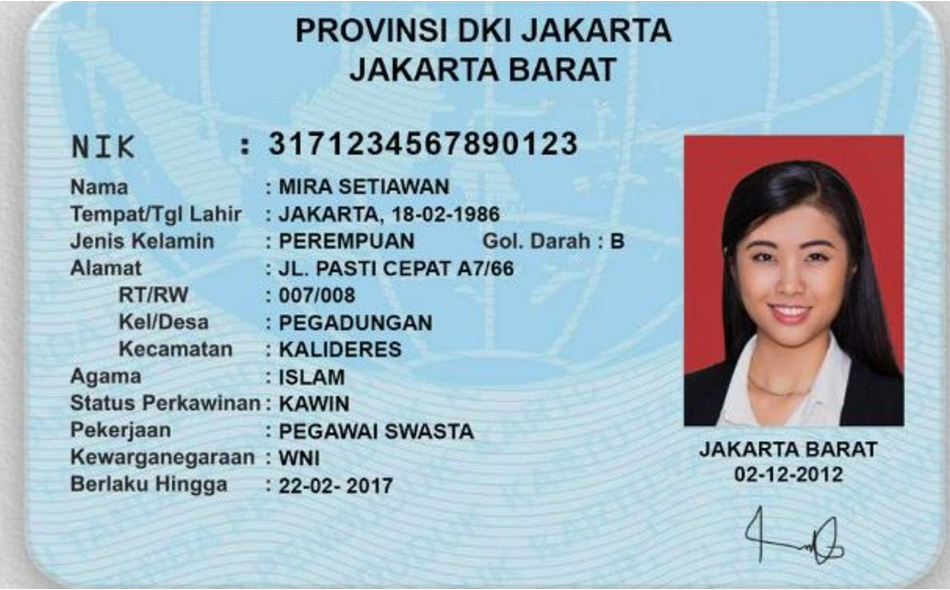
#> input picture testImages/image.png, 950 x 590 px
$ python -i autoRotate.py   (imports and definitions only)
#> lines starting #> are read from the running program, lines starting #| are printed output that depends on the picture; after the words box and inside, x2 and y2 are one past the last pixel; in counts of white or black regions, pixels touching at a corner belong together
import cv2
import numpy as np


def compare_white_pixels(image):
    """
    Returns True if the right half of the image
    has more white pixels than the left half.

    Parameters:
        image : np.ndarray
    """
    width = image.shape[1]
    left_region = image[:, : int(width / 2)]
    right_region = image[:, int(width / 2) :]

    left_white_pixels = np.sum(left_region == 255)
    right_white_pixels = np.sum(right_region == 255)

    return right_white_pixels > left_white_pixels


def rotate_if_necessary(image):
    """
    Resets an image that has been rotated 90°/180°/270°.
    If the image is in landscape but left has more white pixels, rotates 180°.

    Parameters:
        image : MatLike
    """
    # If the image is in landscape
    if image.shape[1] >= image.shape[0]:
        # Convert image to grayscale
        image_binary = cv2.cvtColor(image, cv2.COLOR_BGR2GRAY)

        # Apply Gaussian blur and then Otsu's thresholding
        image_binary = cv2.GaussianBlur(image_binary, (5, 5), 0)
        _, image_binary = cv2.threshold(
            image_binary, 0, 255, cv2.THRESH_BINARY_INV + cv2.THRESH_OTSU
        )

        # Rotate by 180° if the left half has more white pixels than the right half
        if not compare_white_pixels(image_binary):
            image = cv2.rotate(image, cv2.ROTATE_180)
    else:
        # If the image is in portrait, make it horizontal
        image = cv2.rotate(image, cv2.ROTATE_90_CLOCKWISE)

        # Convert image to grayscale
        image_binary = cv2.cvtColor(image, cv2.COLOR_BGR2GRAY)

        # Apply Gaussian blur and then Otsu's thresholding
        image_binary = cv2.GaussianBlur(image_binary, (5, 5), 0)
        _, image_binary = cv2.threshold(
            image_binary, 0, 255, cv2.THRESH_BINARY_INV + cv2.THRESH_OTSU
        )

        # Rotate by 180° if the left half has more white pixels than the right half
        if not compare_white_pixels(image_binary):
            image = cv2.rotate(image, cv2.ROTATE_180)

    return image

>>> import cv2
>>> picture = cv2.imread('../testImages/image.png')
#> picture is the input picture: shape (590, 950, 3); mean B, G, R 198.2, 186, 164.4
>>> result = rotate_if_necessary(picture)
#> in rotate_if_necessary, `image_binary = cv2.cvtColor(image, cv2.COLOR_BGR2GRAY)`:
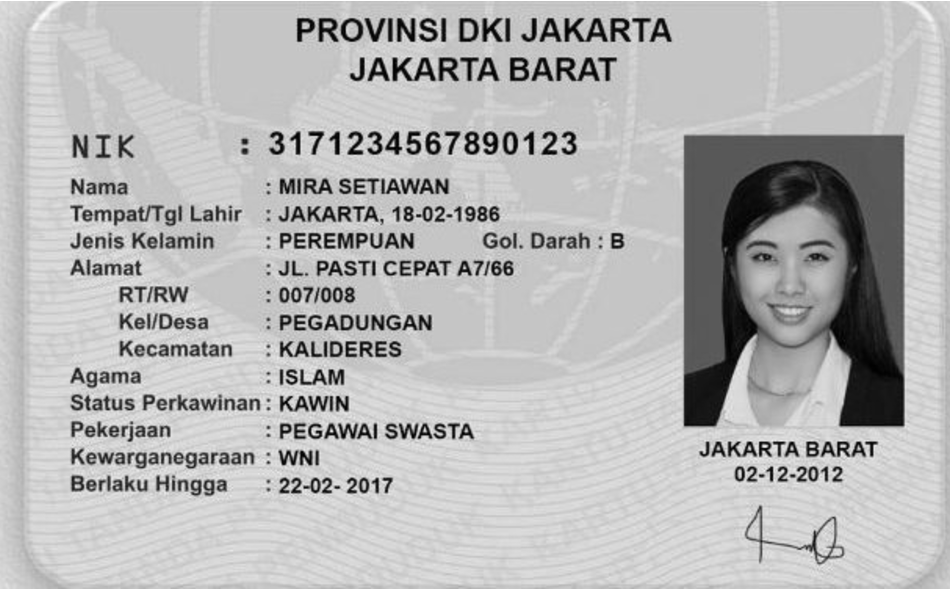
#> image_binary: shape (590, 950); min 0, max 255, mean 181
#> in rotate_if_necessary, `_, image_binary = cv2.threshold( image_binary, 0, 255, cv2.THRESH_BINA..`:
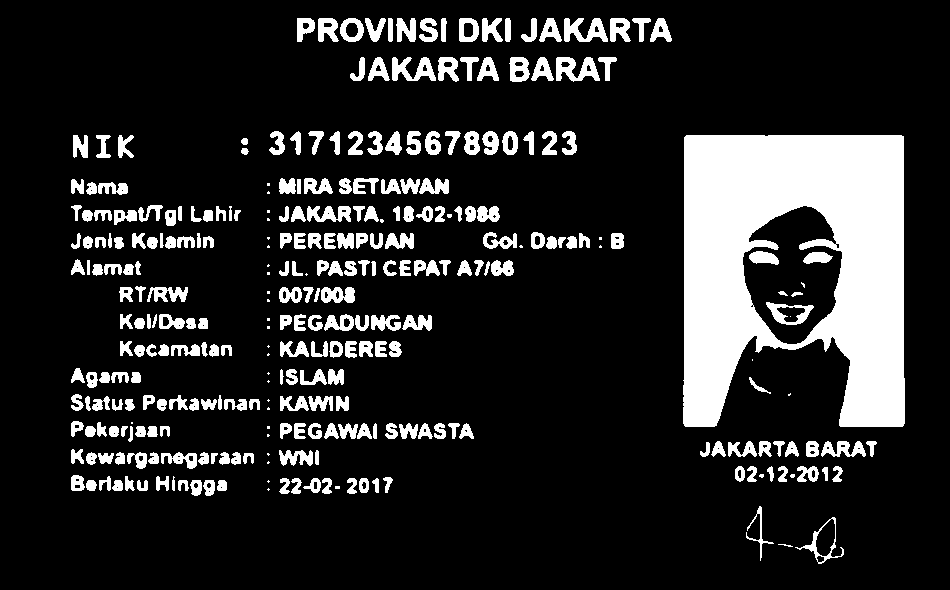
#> image_binary: shape (590, 950); 15.9% white; 312 white regions (38 under 20 px), largest, box (x1, y1, x2, y2) and area: (683, 135, 905, 427) 45602, (556, 57, 600, 82) 649, (564, 18, 608, 42) 625
#> in compare_white_pixels, `left_region = image[:, : int(width / 2)]`:
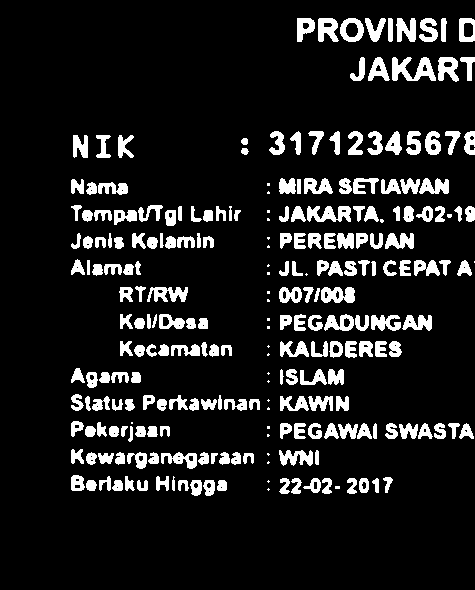
#> left_region: shape (590, 475); 11.5% white; 249 white regions (30 under 20 px), largest, box (x1, y1, x2, y2) and area: (392, 57, 436, 81) 602, (307, 206, 351, 222) 468, (321, 287, 355, 303) 410
#> in compare_white_pixels, `right_region = image[:, int(width / 2) :]`:
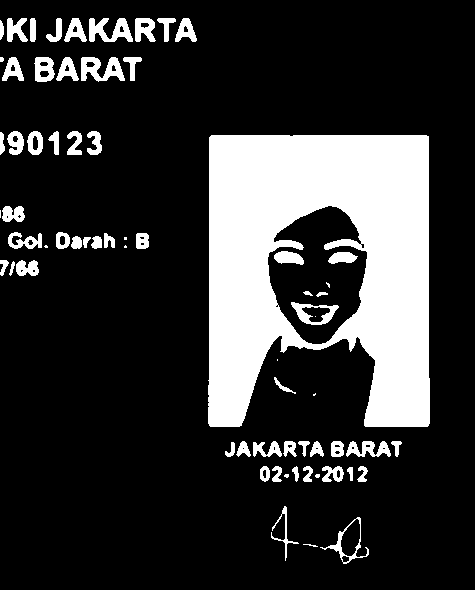
#> right_region: shape (590, 475); 20.3% white; 68 white regions (11 under 20 px), largest, box (x1, y1, x2, y2) and area: (208, 135, 430, 427) 45602, (81, 57, 125, 82) 649, (89, 18, 133, 42) 625
#> in compare_white_pixels, `left_white_pixels = np.sum(left_region == 255)`: left_white_pixels = 32360
#> in compare_white_pixels, `right_white_pixels = np.sum(right_region == 255)`: right_white_pixels = 56943
